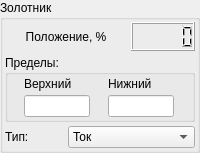
        <widget class="QGroupBox" name="groupBox_4">
         <property name="title">
          <string>Золотник</string>
         </property>
         <layout class="QGridLayout" name="gridLayout_8">
          <property name="leftMargin">
           <number>2</number>
          </property>
          <property name="topMargin">
           <number>2</number>
          </property>
          <property name="rightMargin">
           <number>2</number>
          </property>
          <property name="bottomMargin">
           <number>2</number>
          </property>
          <property name="spacing">
           <number>4</number>
          </property>
          <item row="2" column="0">
           <widget class="QLabel" name="label_26">
            <property name="text">
             <string>Тип:</string>
            </property>
           </widget>
          </item>
          <item row="0" column="2">
           <widget class="QLCDNumber" name="POS3">
            <property name="minimumSize">
             <size>
              <width>0</width>
              <height>29</height>
             </size>
            </property>
            <property name="maximumSize">
             <size>
              <width>16777215</width>
              <height>29</height>
             </size>
            </property>
            <property name="toolTip">
             <string>POS3</string>
            </property>
            <property name="toolTipDuration">
             <number>500</number>
            </property>
           </widget>
          </item>
          <item row="0" column="0" colspan="2">
           <widget class="QLabel" name="label_10">
            <property name="text">
             <string>Положение, %</string>
            </property>
            <property name="alignment">
             <set>Qt::AlignCenter</set>
            </property>
           </widget>
          </item>
          <item row="1" column="0" colspan="3">
           <widget class="QGroupBox" name="groupBox_5">
            <property name="title">
             <string>Пределы:</string>
            </property>
            <layout class="QGridLayout" name="gridLayout_19">
             <property name="leftMargin">
              <number>2</number>
             </property>
             <property name="topMargin">
              <number>2</number>
             </property>
             <property name="rightMargin">
              <number>2</number>
             </property>
             <property name="bottomMargin">
              <number>2</number>
             </property>
             <property name="spacing">
              <number>4</number>
             </property>
             <item row="2" column="1">
              <widget class="QLineEdit" name="man_zol_n">
               <property name="sizePolicy">
                <sizepolicy hsizetype="Preferred" vsizetype="Fixed">
                 <horstretch>0</horstretch>
                 <verstretch>0</verstretch>
                </sizepolicy>
               </property>
               <property name="maximumSize">
                <size>
                 <width>66</width>
                 <height>16777215</height>
                </size>
               </property>
              </widget>
             </item>
             <item row="2" column="0">
              <widget class="QLineEdit" name="man_zol_v">
               <property name="sizePolicy">
                <sizepolicy hsizetype="Preferred" vsizetype="Fixed">
                 <horstretch>0</horstretch>
                 <verstretch>0</verstretch>
                </sizepolicy>
               </property>
               <property name="maximumSize">
                <size>
                 <width>66</width>
                 <height>16777215</height>
                </size>
               </property>
              </widget>
             </item>
             <item row="1" column="1">
              <widget class="QLabel" name="label_25">
               <property name="sizePolicy">
                <sizepolicy hsizetype="Maximum" vsizetype="Preferred">
                 <horstretch>0</horstretch>
                 <verstretch>0</verstretch>
                </sizepolicy>
               </property>
               <property name="text">
                <string>Нижний</string>
               </property>
              </widget>
             </item>
             <item row="1" column="0">
              <widget class="QLabel" name="label_21">
               <property name="sizePolicy">
                <sizepolicy hsizetype="Maximum" vsizetype="Preferred">
                 <horstretch>0</horstretch>
                 <verstretch>0</verstretch>
                </sizepolicy>
               </property>
               <property name="text">
                <string>Верхний</string>
               </property>
              </widget>
             </item>
            </layout>
           </widget>
          </item>
          <item row="2" column="1" colspan="2">
           <widget class="QComboBox" name="man_tupe_sign">
            <item>
             <property name="text">
              <string>Ток</string>
             </property>
            </item>
            <item>
             <property name="text">
              <string>Напряжение</string>
             </property>
            </item>
           </widget>
          </item>
         </layout>
        </widget>
